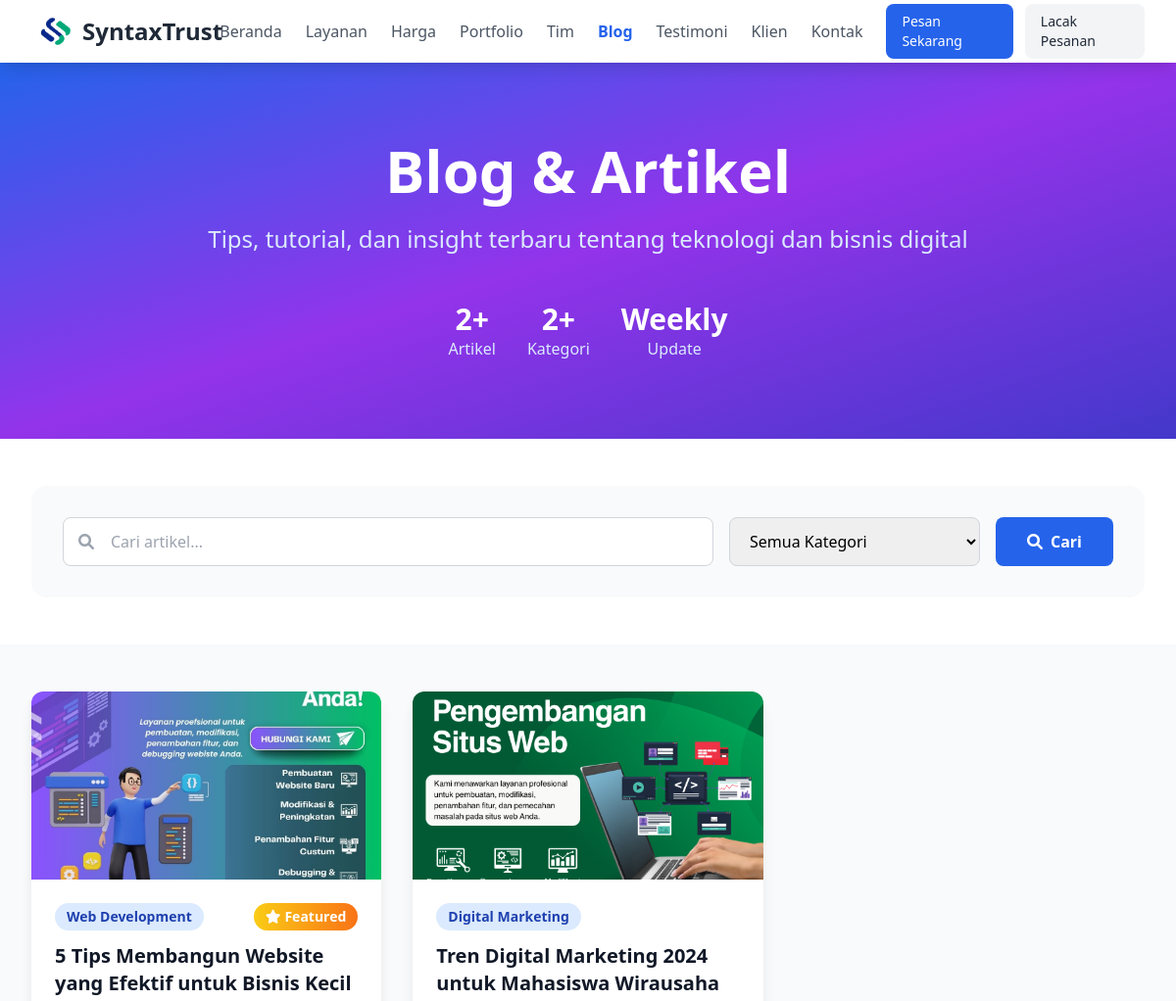
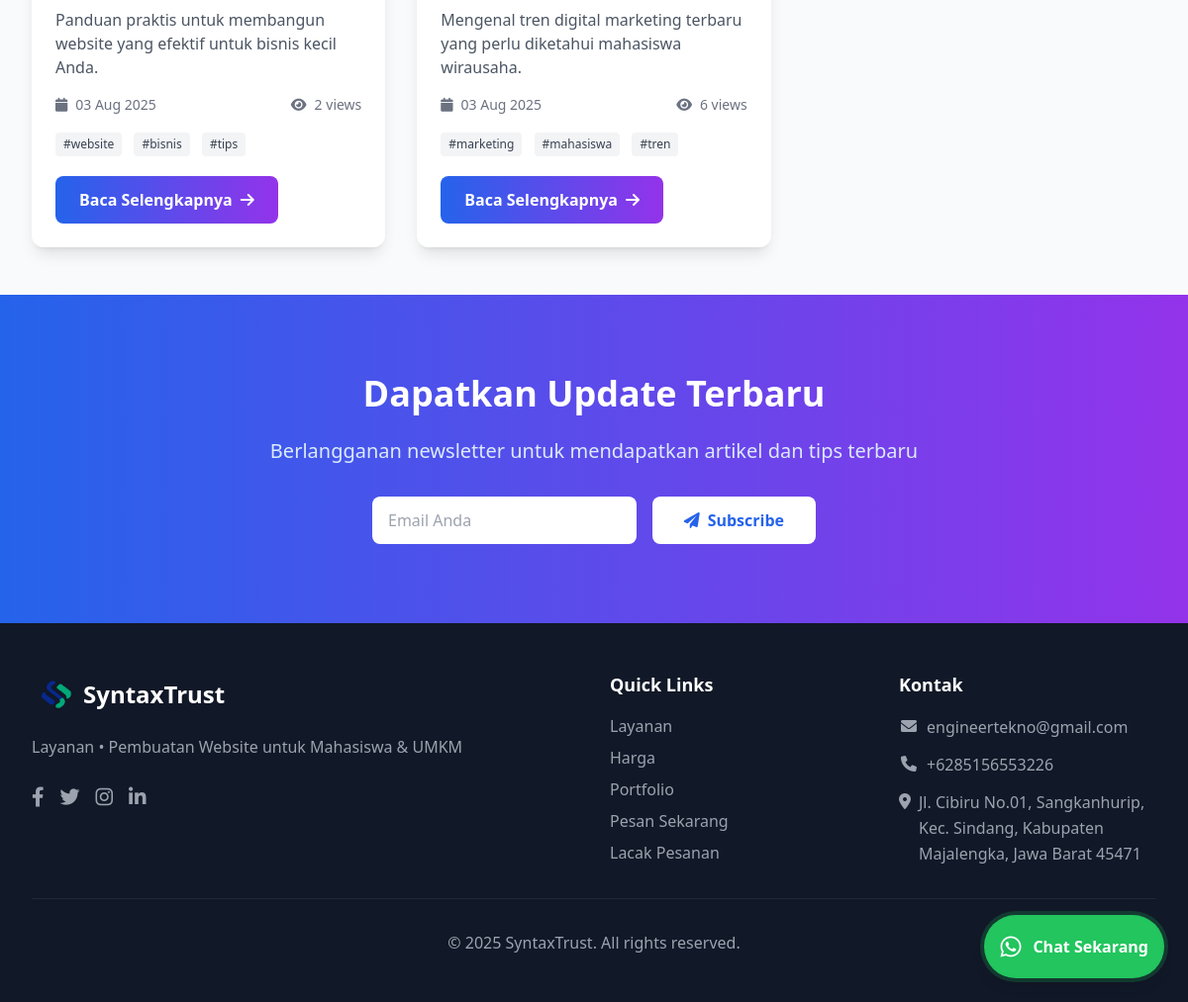
/public/blog.php, run on the app's committed database (2 pictures, top to bottom).
### tables this page shows
CREATE TABLE `settings` (
  `id` int(11) NOT NULL,
  `setting_key` varchar(100) NOT NULL,
  `setting_value` text DEFAULT NULL,
  `setting_type` enum('text','number','boolean','json') DEFAULT 'text',
  `description` varchar(255) DEFAULT NULL,
  `is_public` tinyint(1) DEFAULT 1,
  `created_at` timestamp NOT NULL DEFAULT current_timestamp(),
  `updated_at` timestamp NOT NULL DEFAULT current_timestamp() ON UPDATE current_timestamp()
);

CREATE TABLE `blog_posts` (
  `id` int(11) NOT NULL,
  `title` varchar(200) NOT NULL,
  `slug` varchar(255) NOT NULL,
  `content` text NOT NULL,
  `excerpt` varchar(500) DEFAULT NULL,
  `featured_image` varchar(255) DEFAULT NULL,
  `author_id` int(11) DEFAULT NULL,
  `category` varchar(100) DEFAULT NULL,
  `tags` longtext DEFAULT NULL CHECK (json_valid(`tags`)),
  `status` enum('draft','published','archived') DEFAULT 'draft',
  `published_at` timestamp NULL DEFAULT NULL,
  `view_count` int(11) DEFAULT 0,
  `is_featured` tinyint(1) DEFAULT 0,
  `meta_title` varchar(200) DEFAULT NULL,
  `meta_description` varchar(500) DEFAULT NULL,
  `created_at` timestamp NOT NULL DEFAULT current_timestamp(),
  `updated_at` timestamp NOT NULL DEFAULT current_timestamp() ON UPDATE current_timestamp()
);

### public/blog.php (the view, shortened to what the rows shown need)
<?php
require_once __DIR__ . '/includes/layout.php';
$page = isset($_GET['page']) ? max(1, (int)$_GET['page']) : 1;
$per_page = 6;
$offset = ($page - 1) * $per_page;
$where_conditions = ["status = 'published'"];
$params = [];
$where_clause = implode(' AND ', $where_conditions);
try {
    $sql = "SELECT * FROM blog_posts WHERE $where_clause ORDER BY is_featured DESC, published_at DESC LIMIT $per_page OFFSET $offset";
    $stmt = $pdo->prepare($sql);
    $stmt->execute($params);
    $posts = $stmt->fetchAll(PDO::FETCH_ASSOC);
} catch (Exception $e) {
    $posts = [];
    $categories = [];
    $total_posts = 0;
}
$site_name = getSetting('site_name', 'SyntaxTrust');
$site_description = getSetting('site_description', 'Layanan Pembuatan Website untuk Mahasiswa & UMKM');
echo renderPageStart('Blog - ' . $site_name, 'Artikel dan tips terbaru tentang teknologi - ' . $site_description, 'blog.php');
?>
    <section class="bg-gradient-to-br from-blue-600 via-purple-600 to-indigo-700 text-white py-20">
        <div class="max-w-7xl mx-auto px-4 sm:px-6 lg:px-8 text-center">
            <h1 class="text-4xl md:text-6xl font-bold mb-6">Blog & Artikel</h1>
        </div>
    </section>
    <section class="py-12 bg-gray-50">
        <div id="blog-content" class="max-w-7xl mx-auto px-4 sm:px-6 lg:px-8">
            <?php if (!empty($posts)): ?>
            <div id="blog-posts-grid" class="grid grid-cols-1 md:grid-cols-2 lg:grid-cols-3 gap-8">
                <?php foreach ($posts as $index => $post): ?>
                <article class="blog-card bg-white rounded-xl shadow-lg overflow-hidden" style="animation: slideUp 0.6s ease-out <?= $index * 0.1 ?>s both;">
                    <?php if ($post['featured_image']): ?>
                    <div class="h-48 overflow-hidden">
                        <img src="<?= h(assetUrl($post['featured_image'])) ?>" alt="<?= h($post['title']) ?>" class="w-full h-full object-cover hover:scale-105 transition-transform duration-300">
                    </div>
                    <?php endif; ?>
                    <div class="p-6">
                        <div class="flex items-center justify-between mb-3">
                            <?php if ($post['category']): ?>
                            <span class="bg-blue-100 text-blue-800 px-3 py-1 rounded-full text-sm font-semibold">
                                <?= h($post['category']) ?>
                            </span>
                            <?php endif; ?>
                            <?php if ($post['is_featured']): ?>
                            <span class="bg-gradient-to-r from-yellow-400 to-orange-500 text-white px-3 py-1 rounded-full text-sm font-semibold">
                                <i class="fas fa-star mr-1"></i>Featured
                            </span>
                            <?php endif; ?>
                        </div>
                        <h2 class="text-xl font-bold text-gray-900 mb-3 line-clamp-2 hover:text-blue-600 transition-colors">
                            <a href="blog-detail.php?slug=<?= h($post['slug']) ?>">
                                <?= h($post['title']) ?>
                            </a>
                        </h2>
                        <p class="text-gray-600 mb-4 line-clamp-3">
                            <?= h($post['excerpt'] ?: substr(strip_tags($post['content']), 0, 150) . '...') ?>
                        </p>
                        <div class="flex items-center justify-between text-sm text-gray-500 mb-4">
                            <div class="flex items-center">
                                <i class="fas fa-calendar mr-2"></i>
                                <?= date('d M Y', strtotime($post['published_at'])) ?>
                            </div>
                            <div class="flex items-center">
                                <i class="fas fa-eye mr-2"></i>
                                <?= number_format($post['view_count']) ?> views
                            </div>
                        </div>
                        <?php if ($post['tags']): ?>
                        <div class="mb-4">
                            <?php
                            $tags = json_decode($post['tags'], true) ?: [];
                            foreach (array_slice($tags, 0, 3) as $tag):
                            ?>
                            <span class="inline-block bg-gray-100 text-gray-700 px-2 py-1 rounded text-xs mr-2 mb-1">
                                #<?= h($tag) ?>
                            </span>
                            <?php endforeach; ?>
                        </div>
                        <?php endif; ?>
                        <a href="blog-detail.php?slug=<?= h($post['slug']) ?>"
                           class="inline-flex items-center bg-gradient-to-r from-blue-600 to-purple-600 text-white px-6 py-3 rounded-lg font-semibold hover:shadow-lg transition-all duration-300 transform hover:-translate-y-1">
                            Baca Selengkapnya
                            <i class="fas fa-arrow-right ml-2"></i>
                        </a>
                    </div>
                </article>
                <?php endforeach; ?>
            </div>
            <?php endif; ?>
        </div>
    </section>
    <section class="py-20 bg-gradient-to-r from-blue-600 to-purple-600 text-white">
        <div class="max-w-4xl mx-auto px-4 sm:px-6 lg:px-8 text-center">
            <h2 class="text-3xl md:text-4xl font-bold mb-6">Dapatkan Update Terbaru</h2>
        </div>
    </section>
    <?php echo renderPageEnd(); ?>

### public/includes/shared-components.php (shortened to what the rows shown need)
<?php
function renderNavigation($current_page = '') {
    $site_name = getSetting('site_name', 'SyntaxTrust');
    ?>
    <nav class="bg-white shadow-lg sticky top-0 z-40">
        <div class="max-w-7xl mx-auto px-4 sm:px-6 lg:px-8">
            <div class="flex justify-between h-16">
                <div class="flex items-center">
                    <a href="index.php" class="flex items-center space-x-1">
                        <img src="assets/img/fix_logo_new.png" alt="<?= h($site_name) ?>" class="h-12 w-12">
                        <span class="text-2xl font-bold text-gray-800"><?= h($site_name) ?></span>
                    </a>
                </div>
            </div>
        </div>
    </nav>
    <?php
    return ob_get_clean();
}
function renderFooter() {
    $site_name = getSetting('site_name', 'SyntaxTrust');
    $site_description = getSetting('site_description', 'Layanan Pembuatan Website untuk Mahasiswa & UMKM');
    ?>
    <footer class="bg-gray-900 text-white py-12">
        <div class="max-w-7xl mx-auto px-4 sm:px-6 lg:px-8">
            <div class="grid grid-cols-1 md:grid-cols-4 gap-8">
                <div class="md:col-span-2">
                    <div class="flex items-center space-x-1 mb-4">
                        <img src="assets/img/fix_logo_new.png" alt="<?= h($site_name) ?>" class="h-12 w-12">
                        <h3 class="text-2xl font-bold"><?= h($site_name) ?></h3>
                    </div>
                    <p class="text-gray-400 mb-6 leading-relaxed"><?= h($site_description) ?></p>
                    <div class="flex space-x-4">
                        <a href="<?= h(getSetting('social_media_facebook', '#')) ?>" class="text-gray-400 hover:text-white transition-colors">
                        </a>
                        <a href="<?= h(getSetting('social_media_twitter', '#')) ?>" class="text-gray-400 hover:text-white transition-colors">
                        </a>
                        <a href="<?= h(getSetting('social_media_instagram', '#')) ?>" class="text-gray-400 hover:text-white transition-colors">
                        </a>
                        <a href="<?= h(getSetting('social_media_linkedin', '#')) ?>" class="text-gray-400 hover:text-white transition-colors">
                        </a>
                    </div>
                </div>
                <div>
                    <ul class="space-y-3 text-gray-400">
                        <li class="flex items-start">
                            <i class="fas fa-envelope mt-1 w-5 text-center text-gray-400"></i>
                            <span class="ml-2 leading-relaxed break-words"><?= h(getSetting('contact_email')) ?></span>
                        </li>
                        <li class="flex items-start">
                            <i class="fas fa-phone mt-1 w-5 text-center text-gray-400"></i>
                            <span class="ml-2 leading-relaxed break-words"><?= h(getSetting('contact_phone')) ?></span>
                        </li>
                        <li class="flex items-start">
                            <i class="fas fa-map-marker-alt mt-1 w-5 text-center text-gray-400"></i>
                            <span class="ml-2 leading-relaxed break-words"><?= h(getSetting('address')) ?></span>
                        </li>
                    </ul>
                </div>
            </div>
            <div class="border-t border-gray-800 pt-8 mt-8 text-center">
                <p class="text-gray-400">&copy; <?= date('Y') ?> <?= h($site_name) ?>. All rights reserved.</p>
            </div>
        </div>
    </footer>
    <?php
    return ob_get_clean();
}
    ?>

### data on the page
settings: setting_value "SyntaxTrust"
blog_posts: featured_image (picture), category "Web Development", is_featured 1 (drawn), title "5 Tips Membangun Website yang Efektif untuk Bisnis Kecil", excerpt "Panduan praktis untuk membangun website yang efektif untuk bisnis kecil Anda.", published_at "03 Aug 2025", view_count "2", tags "website", tags "bisnis", tags "tips"
blog_posts: featured_image (picture), category "Digital Marketing", title "Tren Digital Marketing 2024 untuk Mahasiswa Wirausaha", excerpt "Mengenal tren digital marketing terbaru yang perlu diketahui mahasiswa wirausaha.", published_at "03 Aug 2025", view_count "6", tags "marketing", tags "mahasiswa", tags "tren"
settings: setting_value "Layanan • Pembuatan Website untuk Mahasiswa & UMKM"
settings: setting_value "engineertekno@gmail.com"
settings: setting_value "+6285156553226"
settings: setting_value "Jl. Cibiru No.01, Sangkanhurip, Kec. Sindang, Kabupaten Majalengka, Jawa Barat 45471"

### other printed values
$label "Beranda"
$label "Layanan"
$label "Harga"
$label "Portfolio"
$label "Tim"
$label "Blog"
$label "Testimoni"
$label "Klien"
$label "Kontak"
$item['label'] "Pesan Sekarang"
$item['label'] "Lacak Pesanan"
$total_posts "2"
count($categories) "2"
